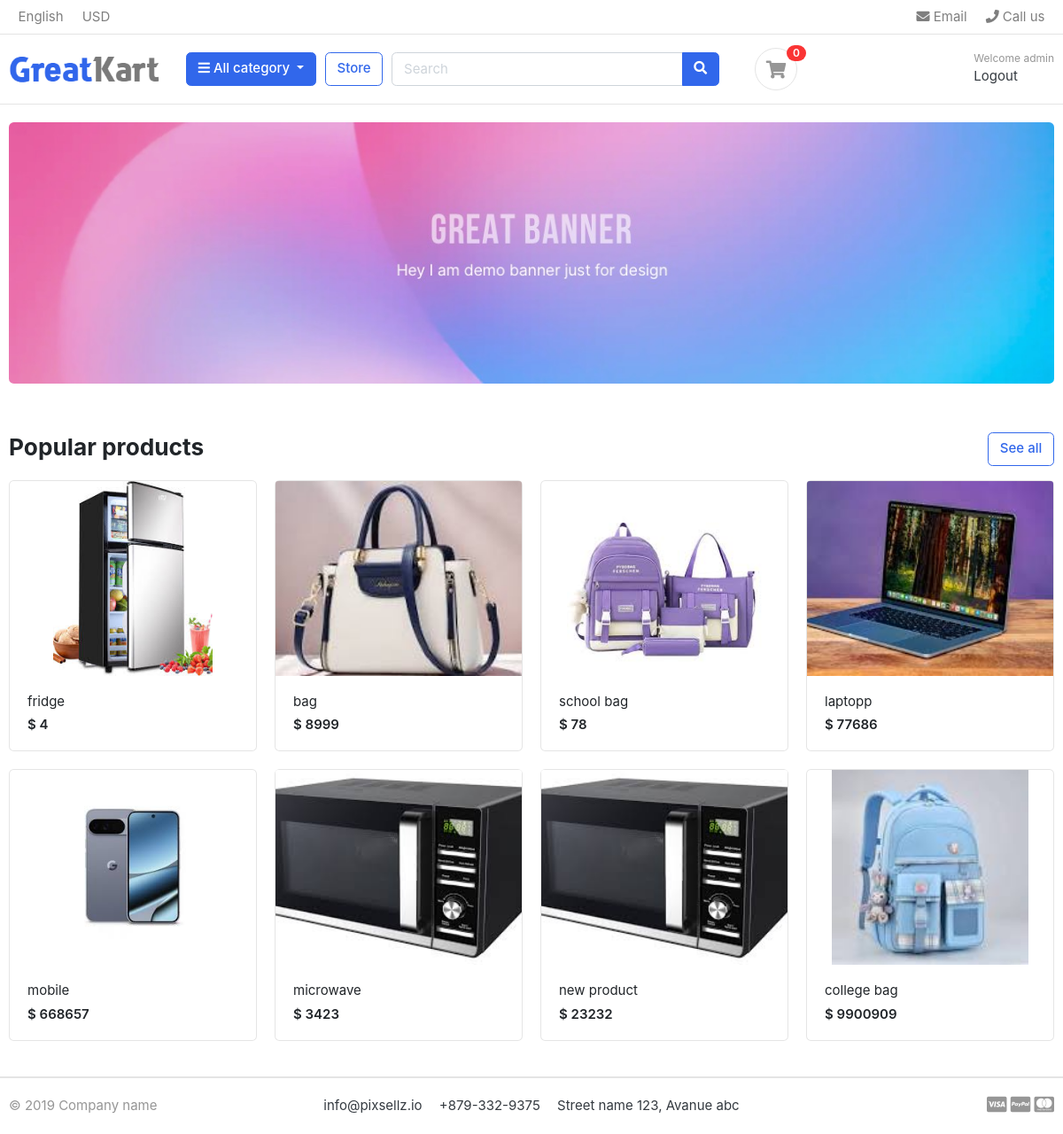
Page / (signed in) on the committed database.
### accounts/models.py (models this page shows, shortened)
class Account(AbstractBaseUser):
    first_name= models.CharField(max_length=50)
    last_name= models.CharField(max_length=50)
    username=models.CharField(max_length=50,unique=True)
    email=models.EmailField(max_length=100,unique=True)
    phone_number=models.CharField(max_length=50)
    date_joined=models.DateTimeField(auto_now_add=True)
    last_login=models.DateTimeField(auto_now_add=True)
    is_admin=models.BooleanField(default=False)
    is_staff=models.BooleanField(default=False)
    is_active=models.BooleanField(default=False)
    is_superadmin=models.BooleanField(default=False)
    USERNAME_FIELD='email'         #Email will be used to log in (not username).
    REQUIRED_FIELDS=['username','first_name','last_name']    #Extra required info when creating superuser
    objects=MyAccountManager()           #Tells Django to use your create_user and create_superuser functions.

### store/models.py (models this page shows, shortened)
class Product(models.Model):
    product_name=models.CharField(max_length=200,unique=True)
    slug=models.SlugField(max_length=255,unique=True)
    description=models.TextField(max_length=500,blank=True)
    price=models.IntegerField()
    image=models.ImageField(upload_to='products')
    stock=models.IntegerField()
    is_available=models.BooleanField(default=True)
    category=models.ForeignKey(Category,on_delete=models.CASCADE)
    created_date=models.DateTimeField(auto_now_add=True)
    modified_date=models.DateTimeField(auto_now_add=True)
    def get_url(self):
        return reverse('product_detail',args=[self.category.slug,self.slug]) # self.slug means that product slug

### greatkart/views.py (the view)
# urls.py: 2. Add a URL to urlpatterns:  path('', views.home, name='home')
def home(request):
    products=Product.objects.all().filter(is_available=True) # only filter that produt that is the available
    context={
        'products':products
    }
    return render(request,'home.html',context)

### carts/context_processor.py (called while the page is built)
def counter(request):
    cart_count=0
    if 'admin' in request.path:
        return{}
    else:
        try:
            cart=Cart.objects.filter(cart_id=_cart_id(request))
            cart_items=CartItem.objects.all().filter(cart=cart[:1])
            for cart_item in cart_items:
                cart_count+=cart_item.quantity
        except Cart.DoesNotExist:
            cart_count=0
    return dict(cart_count=cart_count)

### carts/views.py (called while the page is built)
def _cart_id(request):  # _private function
    cart = request.session.session_key
    if not cart:
        cart = request.session.create()
    return cart

### category/context_processor.py (called while the page is built)
def menu_links(request):
    links=Category.objects.all()
    return dict(links=links)

### category/models.py (called while the page is built)
    def get_url(self):
        return reverse('products_by_category',args=[self.slug])

### store/templates/home.html
{% extends 'base.html'%}
{% load static %}
{% block content %}
<section class="section-intro padding-y-sm">
<div class="container">
<div class="intro-banner-wrap">
	<img src="{% static 'images/banners/1.jpg'%}" class="img-fluid rounded">
</div>
</div>
</section>
<section class="section-name padding-y-sm">
<div class="container">
<header class="section-heading">
	<a href="{% url 'store' %}" class="btn btn-outline-primary float-right">See all</a>
	<h3 class="section-title">Popular products</h3>
</header>
<div class="row">
	{% for product in products %}
	<div class="col-md-3">
		<div class="card card-product-grid">
			<a href="{{product.get_url}}" class="img-wrap"> <img src="{{ product.image.url }}"> </a>
			<figcaption class="info-wrap">
				<a href="{{product.get_url}}" class="title">{{ product.product_name }}</a>
				<div class="price mt-1">$ {{ product.price }}</div>
			</figcaption>
		</div>
	</div>
	{% endfor %}
</div>
</div>
</section>
</body>
</html>
{% endblock %}

### store/templates/includes/navbar.html (shortened to what this page needs)
{% load static %}
<header class="section-header">
<nav class="navbar p-md-0 navbar-expand-sm navbar-light border-bottom">
<div class="container">
  <div class="collapse navbar-collapse" id="navbarTop4">
    <ul class="navbar-nav mr-auto">
    	<li class="nav-item dropdown">
		 	<a href="#" class="nav-link">   English </a>
		</li>
		<li class="nav-item dropdown">
			<a href="#" class="nav-link"> USD </a>
		</li>
    </ul>
    <ul class="navbar-nav">
		<li><a href="#" class="nav-link"> <i class="fa fa-envelope"></i> Email </a></li>
		<li><a href="#" class="nav-link"> <i class="fa fa-phone"></i> Call us </a></li>
	</ul>
  </div>
</div>
</nav>
<section class="header-main border-bottom">
	<div class="container">
<div class="row align-items-center">
	<div class="col-lg-2 col-md-3 col-6">
		<a href="{%url 'home'%}" class="brand-wrap">
			<img class="logo" src="{%static './images/logo.png'%}">
		</a>
	</div>
	<div class="col-lg col-sm col-md col-6 flex-grow-0">
		<div class="category-wrap dropdown d-inline-block float-right">
			<button type="button" class="btn btn-primary dropdown-toggle" data-toggle="dropdown">
				<i class="fa fa-bars"></i> All category
			</button>
		</div>
	</div>
	<a href="{% url 'store'%}" class="btn btn-outline-primary">Store</a>
	<div class="col-lg  col-md-6 col-sm-12 col">
		<form action="{% url 'search' %}" class="search" method="GET">
			<div class="input-group w-100">
			    <input type="text" class="form-control" style="width:60%;" placeholder="Search" name="keyword">
			    <div class="input-group-append">
			      <button class="btn btn-primary" type="submit">
			        <i class="fa fa-search"></i>
			      </button>
			    </div>
		    </div>
		</form>
	</div>
	<div class="col-lg-3 col-sm-6 col-8 order-2 order-lg-3">
    <div class="d-flex justify-content-end mb-3 mb-lg-0">
        {% if user.is_authenticated %}
        <div class="widget-header">
            <small class="title text-muted">Welcome {{ user.first_name }}</small>
            <div>
                <a href="{% url 'logout' %}">Logout</a>
            </div>
        </div>
        {% endif %}
    </div>
</div>
<a href="{% url 'cart'%}" class="widget-header pl-3 ml-3">
    <div class="icon icon-sm rounded-circle border"><i class="fa fa-shopping-cart"></i></div>
		<span class="badge badge-pill badge-danger notify">{{cart_count}}</span>
		</a>
		</div>
		</div>
</section>
</header>

### store/static/css/ui.css (style rules this page uses)
html { font-family: "Inter", sans-serif; font-size: 15px; }
.img-wrap { text-align: center; display: block; }
.img-wrap img { max-width: 100%; }
.icon-xs, .icon-sm, .icon-md, .icon-lg { display: inline-block; text-align: center; flex-shrink: 0; flex-grow: 0; }
.icon-sm { width: 48px; height: 48px; line-height: 48px !important; font-size: 20px; }
.padding-y-sm { padding-top: 20px; padding-bottom: 20px; }
.section-heading { margin-bottom: 20px; margin-top: 15px; }
.section-title { color: #212529; }
.header-main { position: relative; padding-top: 1rem; padding-bottom: 1rem; }
.brand-wrap .logo, .navbar-brand .logo { margin-right: 7px; max-height: 42px; display: inline-block; }
.widget-header { display: inline-block; vertical-align: middle; position: relative; }
.widget-header a { color: #343a40; }
.widget-header i { color: #969696; }
.widget-header .title { display: block; }
.widget-header .notify { position: absolute; top: -3px; right: -10px; }
[class*=card-product] a.title { color: #212529; display: block; }
[class*=card-product] .img-wrap { overflow: hidden; position: relative; }
[class*=card-product] .img-wrap img { height: 100%; max-width: 100%; width: auto; display: inline-block; -o-object-fit: cover; object-fit: cover; }
.card-product-grid { margin-bottom: 20px; }
.card-product-grid .img-wrap { border-radius: 0.2rem 0.2rem 0 0; height: 220px; }
.card-product-grid .info-wrap { overflow: hidden; padding: 18px 20px; }
.card .img-wrap { overflow: hidden; }
.notify { position: absolute; top: -4px; right: -10px; display: inline-block; padding: 0.25em 0.6em; font-size: 12px; line-height: 1; text-align: center; border-radius: 3rem; color: #fff; background-color: #fa3434; }
.price { font-weight: 600; color: #212529; }

### rows in the picture
Account: first_name "admin"
Product: image (picture), product_name "fridge", price "4"
Product: image (picture), product_name "bag", price "8999"
Product: image (picture), product_name "school bag", price "78"
Product: image (picture), product_name "laptopp", price "77686"
Product: image (picture), product_name "mobile", price "668657"
Product: image (picture), product_name "microwave", price "3423"
Product: image (picture), product_name "new product", price "23232"
Product: image (picture), product_name "college bag", price "9900909"

### other values in the picture
{{ cart_count }} "0"
